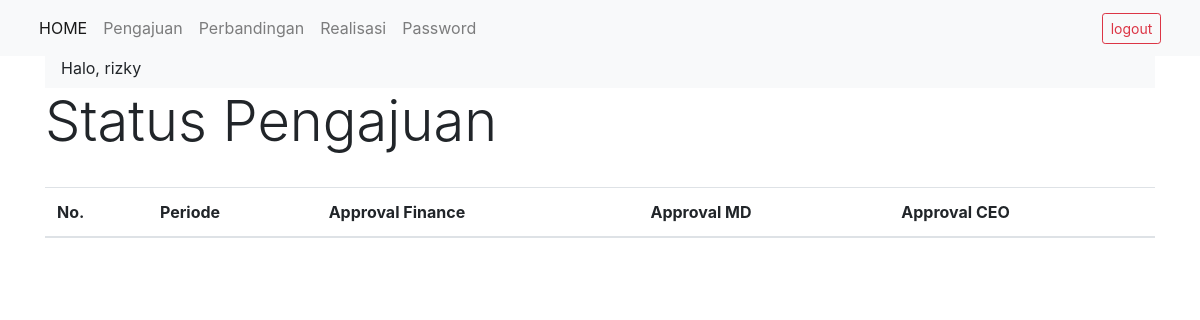
Before: / (signed in) with the older database file.
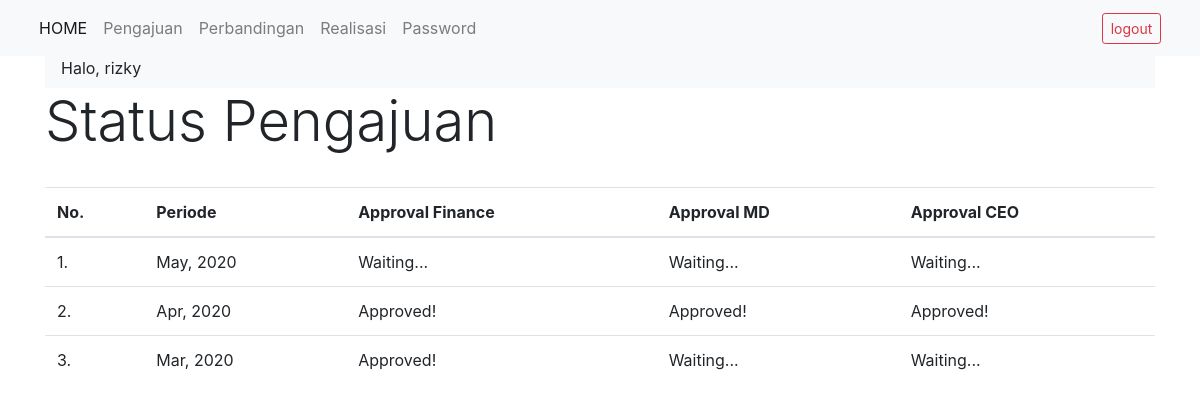
After: the same page with the newer database file.
### tables this page shows
CREATE TABLE IF NOT EXISTS `tb_approval` (
`id_approval` int(11) NOT NULL,
  `id_user` int(11) NOT NULL,
  `id_periode` int(11) NOT NULL,
  `sent` int(11) NOT NULL,
  `approval_1` int(11) NOT NULL,
  `approval_2` int(11) NOT NULL,
  `approval_3` int(11) NOT NULL
);

CREATE TABLE IF NOT EXISTS `tb_periode` (
`id_periode` int(11) NOT NULL,
  `id_user` int(11) NOT NULL,
  `bulan` varchar(255) NOT NULL,
  `tahun` varchar(255) NOT NULL,
  `periode` date NOT NULL
);

### index.php (the view, shortened to what this page needs)
<?php
	include "header.php";
?>
<div class="container">
	<?php
	include "navigasi.php";
	if($_SESSION['type'] == "User" || $_SESSION['type'] == "Finance" || $_SESSION['type'] == "Super Admin")
	{
		?>
		<h1 class="display-4">Status Pengajuan</h1>
		<br/>
		<table class="table table-hover">
			<thead>
				<tr>
					<th>No.</th>
					<th>Periode</th>
					<th>Approval Finance</th>
					<th>Approval MD</th>
					<th>Approval CEO</th>
				</tr>
			</thead>
			<tbody>
				<?php
				$id_user = $_SESSION["idus"];
				$no = 1;
				$sql_approval = "SELECT *
								FROM tb_approval
								JOIN tb_periode ON tb_approval.id_periode = tb_periode.id_periode
								WHERE tb_approval.id_user = '$id_user'
								ORDER BY tb_periode.periode DESC";
				$sql_approval2 = $db->query($sql_approval);
				while($sql_approval3 = $sql_approval2->fetch_array())
				{
					?>
					<tr>
						<td><?php echo $no.".";?></td>
						<td><?php echo $sql_approval3['bulan'].", ".$sql_approval3['tahun'];?></td>
						<td>
							<?php
							if($sql_approval3['approval_1']==0)
							{
								echo "Waiting...";
							}
							else if($sql_approval3['approval_1']==1)
							{
								echo "Approved!";
							}
							?>
						</td>
						<td>
							<?php
							if($sql_approval3['approval_2']==0)
							{
								echo "Waiting...";
							}
							else if($sql_approval3['approval_2']==1)
							{
								echo "Approved!";
							}
							?>
						</td>
						<td>
							<?php
							if($sql_approval3['approval_3']==0)
							{
								echo "Waiting...";
							}
							else if($sql_approval3['approval_3']==1)
							{
								echo "Approved!";
							}
							?>
						</td>
					</tr>
					<?php
					$no++;
				}
				?>
			</tbody>
		</table>
		<?php
	}
	?>
</div>
<?php
	include "footer.php"
?>

### header.php (shortened to what this page needs)
<!DOCTYPE html>
<html lang="en">
<head>
  <link rel="stylesheet" href="css/bootstrap.css">
  <link rel="stylesheet" href="https://maxcdn.bootstrapcdn.com/bootstrap/4.5.2/css/bootstrap.min.css">
</head>
<body>

### navigasi.php (shortened to what this page needs)
<nav class="navbar navbar-expand-sm bg-light navbar-light fixed-top">
	<div class="col-sm-11">
		<ul class="navbar-nav">
			<li class="nav-item active">
				<a class="nav-link" href="index.php">HOME</a>
			</li>
			<?php
				if($_SESSION['type'] == "User" || $_SESSION['type'] == "Finance" || $_SESSION['type'] == "Super Admin")
				{
					?>
					<li class="nav-item">
						<a class="nav-link" href="pengajuan.php">Pengajuan</a>
					</li>
					<?php
				}
					?>
					<?php
				if($_SESSION['type'] == "Super Admin" || $_SESSION['type'] == "User" || $_SESSION['type'] == "Finance")
				{
					?>
					<li class="nav-item">
						<a class="nav-link" href="perbandingan.php">Perbandingan</a>
					</li>
					<?php
				}
				if($_SESSION['type'] == "Super Admin" || $_SESSION['type'] == "User" || $_SESSION['type'] == "Finance")
				{
					?>
					<li class="nav-item">
						<a class="nav-link" href="realisasi.php">Realisasi</a>
					</li>
					<?php
				}
					?>
					<?php
				if($_SESSION['type'] == "Super Admin" || $_SESSION['type'] == "User" || $_SESSION['type'] == "Finance" || $_SESSION['type'] == "MD" || $_SESSION['type'] == "Pemred" || $_SESSION['type'] == "CEO")
				{
					?>
					<li class="nav-item">
						<a class="nav-link" href="ganti_pass.php">Password</a>
					</li>
					<?php
				}
			?>
		</ul>
	</div>
	<div class="col-sm-1">
		<a href="logout.php" type="button" class="btn btn-outline-danger btn-sm">logout</a>
	</div>
</nav>
<nav class="navbar navbar-expand-sm bg-light navbar-light">
	<div><br/><br/>
	Halo, <?php echo $_SESSION["user"];?>
	</div>
</nav>

### footer.php
</body>
</html>

Changed rows visible on the page:
added tb_approval: id_periode.bulan "May", id_periode.tahun "2020", approval_1 "Waiting...", approval_2 "Waiting...", approval_3 "Waiting..."
added tb_approval: id_periode.bulan "Apr", id_periode.tahun "2020", approval_1 "Approved!", approval_2 "Approved!", approval_3 "Approved!"
added tb_approval: id_periode.bulan "Mar", id_periode.tahun "2020", approval_1 "Approved!", approval_2 "Waiting...", approval_3 "Waiting..."
